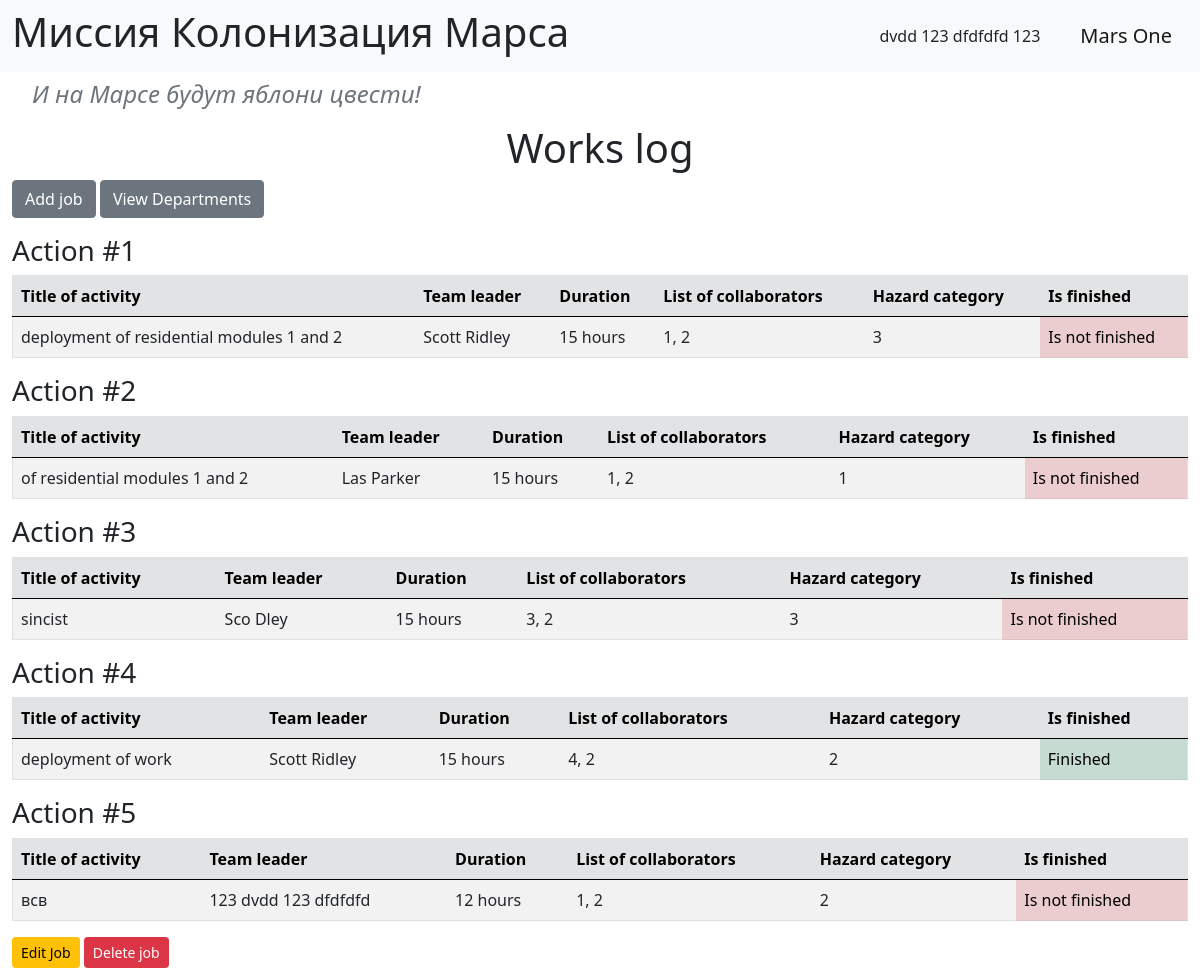
Page / (signed in) on the committed database.
### data/users.py (models this page shows, shortened)
class User(SqlAlchemyBase, UserMixin, SerializerMixin):
    __tablename__ = 'users'
    id = sqlalchemy.Column(sqlalchemy.Integer,
                           primary_key=True, autoincrement=True)
    surname = sqlalchemy.Column(sqlalchemy.String, nullable=True)
    name = sqlalchemy.Column(sqlalchemy.String, nullable=True)
    age = sqlalchemy.Column(sqlalchemy.Integer, nullable=True)
    position = sqlalchemy.Column(sqlalchemy.String, nullable=True)
    speciality = sqlalchemy.Column(sqlalchemy.String, nullable=True)
    address = sqlalchemy.Column(sqlalchemy.String, nullable=True)
    email = sqlalchemy.Column(sqlalchemy.String,
                              index=True, unique=True, nullable=True)
    hashed_password = sqlalchemy.Column(sqlalchemy.String, nullable=True)
    modified_date = sqlalchemy.Column(sqlalchemy.DateTime,
                                      default=datetime.datetime.now)
    city_from = sqlalchemy.Column(sqlalchemy.String, nullable=True)

### data/jobs.py (models this page shows)
class Jobs(SqlAlchemyBase, SerializerMixin):
    __tablename__ = 'jobs'
    id = sqlalchemy.Column(sqlalchemy.Integer,
                           primary_key=True, autoincrement=True)
    team_leader = sqlalchemy.Column(sqlalchemy.Integer,
                                    sqlalchemy.ForeignKey("users.id"))
    job = sqlalchemy.Column(sqlalchemy.String, nullable=True)
    work_size = sqlalchemy.Column(sqlalchemy.Integer, nullable=True, default=0)
    collaborators = sqlalchemy.Column(sqlalchemy.String, nullable=True)
    start_date = sqlalchemy.Column(sqlalchemy.DateTime, nullable=True)
    end_date = sqlalchemy.Column(sqlalchemy.DateTime, nullable=True)
    is_finished = sqlalchemy.Column(sqlalchemy.Boolean, default=False)
    user = orm.relationship('User')
    categories = orm.relationship("Category",
                                  secondary="association",
                                  backref="jobs")

### data/category.py (models this page shows)
class Category(SqlAlchemyBase):
    __tablename__ = 'category'
    id = sqlalchemy.Column(sqlalchemy.Integer, primary_key=True,
                           autoincrement=True)
    name = sqlalchemy.Column(sqlalchemy.String, nullable=True)

### main.py (the view)
@app.route('/')
def index():
    db_sess = db_session.create_session()
    jobs = db_sess.query(Jobs).all()
    return render_template('index.html', jobs=jobs)

### data/db_session.py (called while the page is built)
def create_session() -> Session:
    global __factory
    return __factory()

### main.py (called while the page is built)
@login_manager.user_loader
def load_user(user_id):
    db_sess = db_session.create_session()
    return db_sess.query(User).get(user_id)

### templates/index.html
{% extends "base.html" %}
{% block content %}
    <h1 align="center">Works log</h1>
    <div class="mb-3">
        {% if current_user.is_authenticated %}
            <a href="/addjob" class="btn btn-secondary">Add job</a>
            <a href="/departments" class="btn btn-secondary">View Departments</a>
        {% endif %}
    </div>
    {% for item in jobs %}
        <div class="mt-3">
            <h3>Action #{{ loop.index }}</h3>
            <table class="table table-striped border">
                <thead class="table-secondary">
                <tr>
                    <th scope="col">Title of activity</th>
                    <th scope="col">Team leader</th>
                    <th scope="col">Duration</th>
                    <th scope="col">List of collaborators</th>
                    <th scope="col">Hazard category</th>
                    <th scope="col">Is finished</th>
                </tr>
                </thead>
                <tbody>
                <tr>
                    <td>{{ item.job }}</td>
                    <td>{{ item.user.surname }} {{ item.user.name }}</td>
                    <td>{{ item.work_size }} hours</td>
                    <td>{{ item.collaborators }}</td>
                    <td>
                        {% for cat in item.categories %}
                            {{ cat.name }}{% if not loop.last %}, {% endif %}
                        {% endfor %}
                    </td>
                    {% if item.is_finished %}
                        <td class="table-success">Finished</td>
                    {% else %}
                        <td class="table-danger">Is not finished</td>
                    {% endif %}
                </tr>
                </tbody>
            </table>
            {% if current_user.is_authenticated and (item.team_leader == current_user.id|int or current_user.id|int == 1) %}
                <div class="mt-2">
                    <a href="/jobs/{{ item.id }}" class="btn btn-warning btn-sm">Edit Job</a>
                    <a href="/jobs_delete/{{ item.id }}" class="btn btn-danger btn-sm">Delete job</a>
                </div>
            {% endif %}
        </div>
    {% endfor %}
{% endblock %}

### templates/base.html (shortened to what this page needs)
<!doctype html>
<html lang="en">
<head>
    <link rel="stylesheet"
          href="https://cdn.jsdelivr.net/npm/bootstrap@5.0.0-beta1/dist/css/bootstrap.min.css"
>
    <link rel="stylesheet" type="text/css" href="{{ url_for('static', filename='css/style.css') }}"/>
</head>
<body>
<header>
    <nav class="navbar navbar-light bg-light">
        <div class="container-fluid">
            <a href="/" style="text-decoration: none; color: inherit;">
                <h1>Миссия Колонизация Марса</h1>
            </a>
            <div class="d-flex align-items-center">
                {% if current_user.is_authenticated %}
                    <a class="nav-link text-dark me-4" href="/logout">
                        {{ current_user.name }} {{ current_user.surname }}
                    </a>
                {% else %}
                    <a class="btn btn-primary me-2" href="/register">Зарегистрироваться</a>
                    <a class="btn btn-success me-4" href="/login">Войти</a>
                {% endif %}
                <span class="navbar-brand">Mars One</span>
            </div>
        </div>
    </nav>
</header>
<main role="main" class="container-fluid mt-2">
    <h4 class="text-secondary subtitle">И на Марсе будут яблони цвести!</h4>
    {% block content %}{% endblock %}
</main>
</body>
</html>

### static/css/style.css (style rules this page uses)
h4 { color: #333; padding-left: 20px; margin-bottom: 15px; }
.subtitle { color: #808080; font-style: italic; font-weight: normal; }

### rows in the picture
User: name "dvdd 123 dfdfdfd", surname "123"
Jobs: job "deployment of residential modules 1 and 2", user.surname "Scott", user.name "Ridley", work_size "15", collaborators "1, 2", is_finished "Is not finished"
Category: name "3"
Jobs: job "of residential modules 1 and 2", user.surname "Las", user.name "Parker", work_size "15", collaborators "1, 2", is_finished "Is not finished"
Category: name "1"
Jobs: job "sincist", user.surname "Sco", user.name "Dley", work_size "15", collaborators "3, 2", is_finished "Is not finished"
Jobs: job "deployment of work", user.surname "Scott", user.name "Ridley", work_size "15", collaborators "4, 2", is_finished "Finished"
Category: name "2"
Jobs: job "всв", user.surname "123", user.name "dvdd 123 dfdfdfd", work_size "12", collaborators "1, 2", is_finished "Is not finished"
